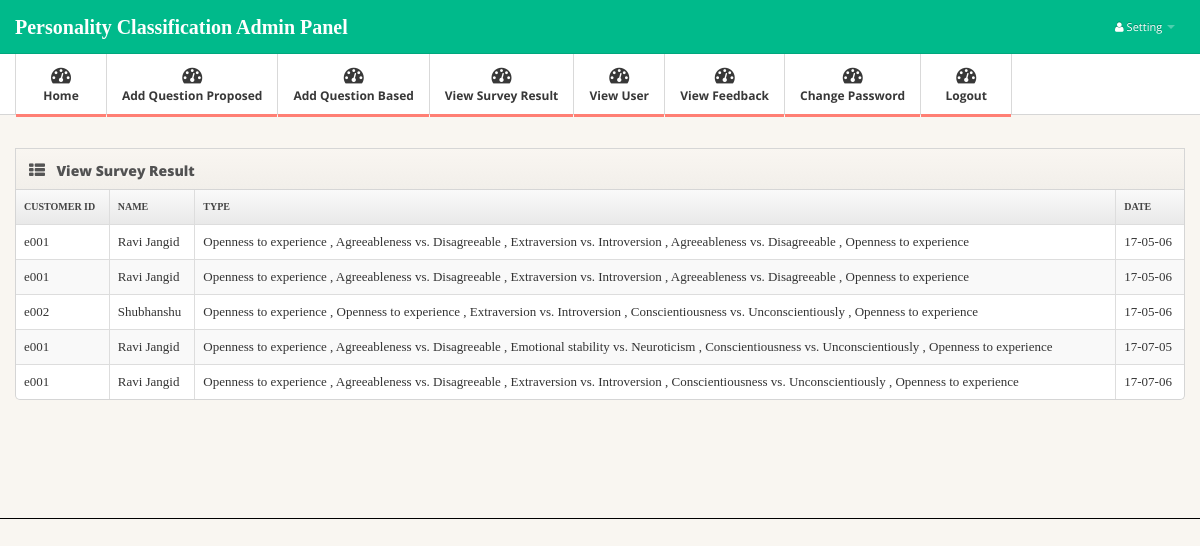
/view_survey_result.php (signed in), run on the app's committed database.
### tables this page shows
CREATE TABLE IF NOT EXISTS `take_survey` (
  `uid` varchar(333) NOT NULL,
  `uname` varchar(444) NOT NULL,
  `type` varchar(444) NOT NULL,
  `fdate` varchar(444) NOT NULL
);

### view_survey_result.php (the view, shortened to what this page needs)
<?php include "include/admin_head.php" ?>
</head>
<body>
<?php include "include/admin_menu.php" ?>
<div class="main">
  <div class="main-inner">
    <div class="container">
	  <div class="row">
        <div class="span12">
          <div class="widget widget-table action-table">
            <div class="widget-header"> <i class="icon-th-list"></i>
              <h3>View Survey Result</h3>
            </div>
            <div class="widget-content">
			<font style="font-family:Georgia, 'Times New Roman', Times, serif">
			<table class="table table-striped table-bordered">
			<tr>
				<th>Customer ID</th>
				<th>Name</th>
				<th>Type</th>
				<th>Date</th>
			</tr>
           	<?php
				$sql="select * from take_survey";
				$result=mysql_query($sql);
				while($row=mysql_fetch_array($result))
				{
			  ?>
						<tr>
							 <td> <?php echo $row[0]?></td>
							 <td> <?php echo $row[1]?></td>
							<td> <?php echo $row[2]?></td>
							<td> <?php echo $row[3]?></td>
						</tr>
				<?php
					}
				?>
				</table>
			</font>
            </div><br /><br /><br />
          </div>
        </div>
      </div>
    </div>
  </div>
</div>
</body>
</html>

### css/style.css (style rules this page uses)
body { background: #f9f6f1; font: 13px/1.7em 'Open Sans'; }
.table td { vertical-align: middle; }
.table-bordered th { background: #E9E9E9; background:-moz-linear-gradient(top, #FAFAFA 0%, #E9E9E9 100%); background:-webkit-gradient(linear, left top, left bottom, color-stop(0%,#FAFAFA), color-stop(100%,#E9E9E9)); background:-webkit-linear-gradient(top, #FAFAFA 0%,#E9E9E9 100%); background:-o-linear-gradient(top, #FAFAFA 0%,#E9E9E9 100%); background:-ms-linear-gradient(top, #FAFAFA 0%,#E9E9E9 100%); background:linear-gradient(top, #FAFAFA 0%,#E9E9E9 100%); filter: progid:DXImageTransform.Microsoft.gradient(startColorstr='#FAFAFA', endColorstr='#E9E9E9'); -ms-filter: "progid:DXImageTransform.Microsoft.gradient(startColorstr='#FAFAFA', endColorstr='#E9E9E9')"; font-size: 10px; color: #444; text-transform: uppercase; }
.main { padding-bottom: 2em; border-bottom: 1px solid #000; }
.widget { position: relative; clear: both; width: auto; margin-bottom: 2em; overflow: hidden; }
.widget-header { position: relative; height: 40px; line-height: 40px; background: #f9f6f1; background:-moz-linear-gradient(top, #f9f6f1 0%, #f2efea 100%); background:-webkit-gradient(linear, left top, left bottom, color-stop(0%,#f9f6f1), color-stop(100%,#f2efea)); background:-webkit-linear-gradient(top, #f9f6f1 0%,#f2efea 100%); background:-o-linear-gradient(top, #f9f6f1 0%,#f2efea 100%); background:-ms-linear-gradient(top, #f9f6f1 0%,#f2efea 100%); background:linear-gradient(top, #f9f6f1 0%,#f2efea 100%); filter: progid:DXImageTransform.Microsoft.gradient(startColorstr='#f9f6f1', endColorstr='#f2efea'); -ms-filter: "progid:DXImageTransform.Microsoft.gradient(startColorstr='#f9f6f1', endColorstr='#f2efea')"; border: 1px solid #d6d6d6; -webkit-background-clip: padding-box; }
.widget-header h3 { position: relative; top: 2px; left: 10px; display: inline-block; margin-right: 3em; font-size: 14px; font-weight: 800; color: #525252; line-height: 18px; text-shadow: 1px 1px 2px rgba(255,255,255,.5); }
.widget-header [class^="icon-"], .widget-header [class*=" icon-"] { display: inline-block; margin-left: 13px; margin-right: -2px; font-size: 16px; color: #555; vertical-align: middle; }
.widget-content { padding: 20px 15px 15px; background: #FFF; border: 1px solid #D5D5D5; -moz-border-radius: 5px; -webkit-border-radius: 5px; border-radius: 5px; }
.widget-header+.widget-content { border-top: none; -webkit-border-top-left-radius: 0; -webkit-border-top-right-radius: 0; -moz-border-radius-topleft: 0; -moz-border-radius-topright: 0; border-top-left-radius: 0; border-top-right-radius: 0; }
.widget-content:before, .widget-content:after { content:""; display:table; }
.widget-content:after { clear:both; }
.widget-content { zoom:1; }
.widget-table .widget-content { padding: 0; }
.widget-table .table { margin-bottom: 0; border: none; }
.widget-table .table tr td:first-child { border-left: none; }
.widget-table .table tr th:first-child { border-left: none; }

### data on the page
take_survey: uid "e001", uname "Ravi Jangid", type "Openness to experience , Agreeableness vs. Disagreeable , Extraversion vs. Introversion , Agreeableness vs. Disagreeable , Openness to experience", fdate "17-05-06"
take_survey: uid "e001", uname "Ravi Jangid", type "Openness to experience , Agreeableness vs. Disagreeable , Extraversion vs. Introversion , Agreeableness vs. Disagreeable , Openness to experience", fdate "17-05-06"
take_survey: uid "e002", uname "Shubhanshu", type "Openness to experience , Openness to experience , Extraversion vs. Introversion , Conscientiousness vs. Unconscientiously , Openness to experience", fdate "17-05-06"
take_survey: uid "e001", uname "Ravi Jangid", type "Openness to experience , Agreeableness vs. Disagreeable , Emotional stability vs. Neuroticism , Conscientiousness vs. Unconscientiously , Openness to experience", fdate "17-07-05"
take_survey: uid "e001", uname "Ravi Jangid", type "Openness to experience , Agreeableness vs. Disagreeable , Extraversion vs. Introversion , Conscientiousness vs. Unconscientiously , Openness to experience", fdate "17-07-06"
